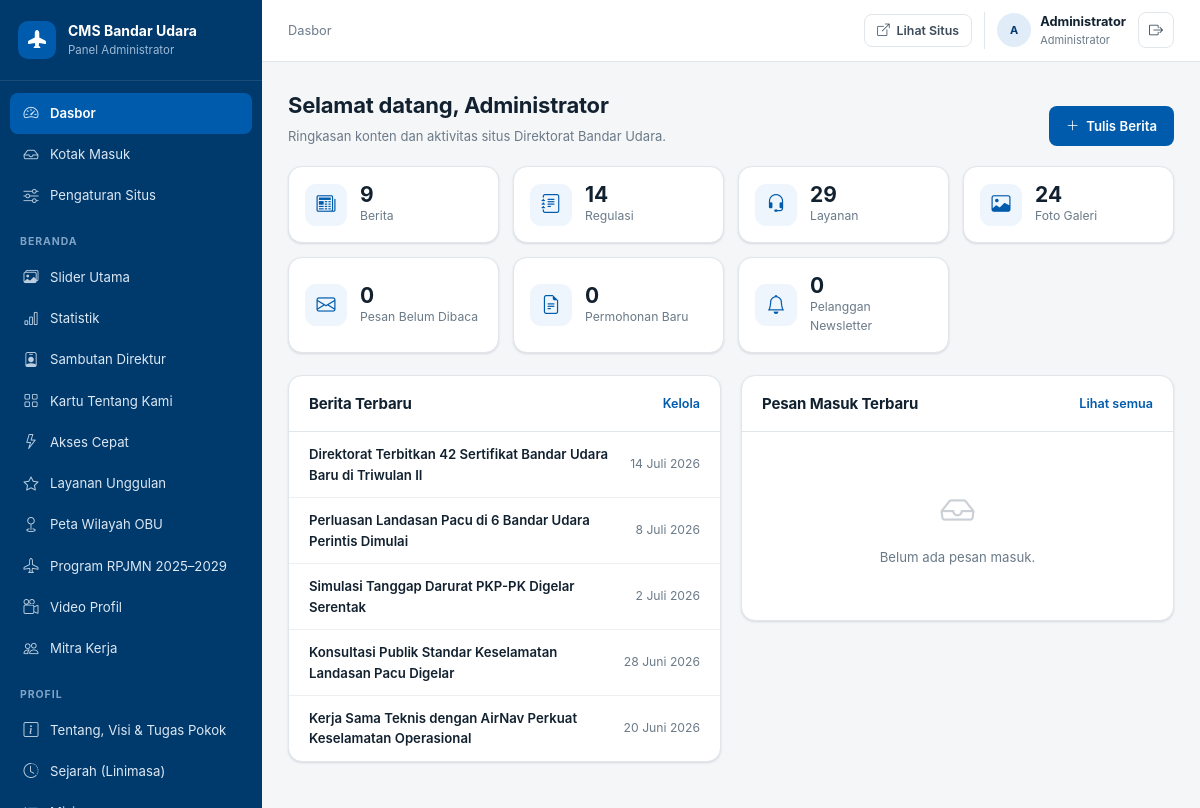
/admin/index.php (signed in), run on the app's committed database.
### tables this page shows
CREATE TABLE `users` (
  `id` INT UNSIGNED AUTO_INCREMENT PRIMARY KEY,
  `name` VARCHAR(120) NOT NULL,
  `username` VARCHAR(60) NOT NULL UNIQUE,
  `email` VARCHAR(160) NOT NULL,
  `password_hash` VARCHAR(255) NOT NULL,
  `role` ENUM('admin','editor') NOT NULL DEFAULT 'editor',
  `is_active` TINYINT(1) NOT NULL DEFAULT 1,
  `last_login_at` DATETIME NULL,
  `created_at` TIMESTAMP DEFAULT CURRENT_TIMESTAMP,
  `updated_at` TIMESTAMP DEFAULT CURRENT_TIMESTAMP ON UPDATE CURRENT_TIMESTAMP
);

CREATE TABLE `news` (
  `id` INT UNSIGNED AUTO_INCREMENT PRIMARY KEY,
  `slug` VARCHAR(200) NOT NULL UNIQUE,
  `title` VARCHAR(255) NOT NULL,
  `category` VARCHAR(40) NOT NULL DEFAULT 'kegiatan',
  `published_at` DATE NOT NULL,
  `excerpt` VARCHAR(500) NULL,
  `content` LONGTEXT NULL,
  `author` VARCHAR(160) NULL,
  `image` VARCHAR(255) NULL,
  `art_class` VARCHAR(20) NOT NULL DEFAULT 'art-1',
  `icon` VARCHAR(80) NULL,
  `tags` VARCHAR(255) NULL,
  `is_featured` TINYINT(1) NOT NULL DEFAULT 0,
  `is_published` TINYINT(1) NOT NULL DEFAULT 1,
  `views` INT UNSIGNED NOT NULL DEFAULT 0,
  `sort` INT NOT NULL DEFAULT 0,
  KEY `idx_news` (`is_published`,`published_at`)
);

### admin/includes/bootstrap.php (called while the page is built, shortened)
<?php
require_once dirname(__DIR__, 2) . '/shared/functions.php';
function admin_url(string $path = ''): string
{
    return ADMIN_URL . '/' . ltrim($path, '/');
}
function site_url(string $path = ''): string
{
    return FRONTEND_URL . '/' . ltrim($path, '/');
}
function current_user(): ?array
{
    static $user = null;
    if ($user === null && !empty($_SESSION['user_id'])) {
        $user = db_one('SELECT * FROM users WHERE id = ? AND is_active = 1', [$_SESSION['user_id']]) ?: false;
    }
    return $user ?: null;
}
function require_login(): array
{
    $user = current_user();
    return $user;
}
function is_active_nav(string $file, string $resource = ''): bool
{
    $current = basename($_SERVER['SCRIPT_NAME']);
    if ($current !== $file) {
        return false;
    }
    return $resource === '' || ($_GET['r'] ?? '') === $resource;
}

### shared/functions.php (called while the page is built, shortened)
<?php
require_once __DIR__ . '/db.php';
function e(?string $value): string
{
    return htmlspecialchars((string) $value, ENT_QUOTES | ENT_SUBSTITUTE, 'UTF-8');
}
function tanggal_id(?string $date, bool $withDay = false): string
{
    $ts = strtotime($date);
    $bulan = [1 => 'Januari', 'Februari', 'Maret', 'April', 'Mei', 'Juni',
              'Juli', 'Agustus', 'September', 'Oktober', 'November', 'Desember'];
    $hari  = ['Minggu', 'Senin', 'Selasa', 'Rabu', 'Kamis', 'Jumat', 'Sabtu'];
    $out   = (int) date('j', $ts) . ' ' . $bulan[(int) date('n', $ts)] . ' ' . date('Y', $ts);
    return $withDay ? $hari[(int) date('w', $ts)] . ', ' . $out : $out;
}

### admin/config/resources.php (called while the page is built, shortened)
<?php
function f_icon(string $label = 'Ikon'): array
{
    return ['label' => $label, 'type' => 'icon', 'hint' => 'Nama ikon Bootstrap Icons, contoh: bi-airplane-fill', 'col' => 'half'];
}
function f_sort(): array
{
    return ['label' => 'Urutan', 'type' => 'number', 'default' => 0, 'col' => 'half', 'hint' => 'Angka kecil tampil lebih dahulu'];
}
function f_active(string $label = 'Tampilkan di situs'): array
{
    return ['label' => $label, 'type' => 'checkbox', 'default' => 1, 'col' => 'half'];
}
function f_visual(string $defaultArt = 'art-1'): array
{
    return [
        'image'     => ['label' => 'Gambar', 'type' => 'image', 'col' => 'full', 'hint' => 'Kosongkan untuk memakai gradien placeholder di bawah'],
        'art_class' => ['label' => 'Warna Placeholder', 'type' => 'select', 'options' => ART_CLASSES, 'default' => $defaultArt, 'col' => 'half'],
        'icon'      => f_icon('Ikon Placeholder'),
    ];
}

### shared/db.php (called while the page is built, shortened)
<?php
function db(): PDO
{
    static $pdo = null;
    if ($pdo instanceof PDO) {
        return $pdo;
    }
    $dsn = sprintf('mysql:host=%s;port=%s;dbname=%s;charset=utf8mb4', DB_HOST, DB_PORT, DB_NAME);
    try {
        $pdo = new PDO($dsn, DB_USER, DB_PASS, [
            PDO::ATTR_ERRMODE            => PDO::ERRMODE_EXCEPTION,
            PDO::ATTR_DEFAULT_FETCH_MODE => PDO::FETCH_ASSOC,
            PDO::ATTR_EMULATE_PREPARES   => false,
        ]);
    } catch (PDOException $e) {
        http_response_code(500);
        $detail = APP_DEBUG ? htmlspecialchars($e->getMessage(), ENT_QUOTES) : '';
        exit(
            '<div style="font-family:system-ui;max-width:640px;margin:80px auto;padding:28px;'
            . 'border:1px solid #E1E6EB;border-radius:12px;">'
            . '<h2 style="margin:0 0 10px;color:#00396B">Koneksi basis data gagal</h2>'
            . '<p style="color:#3B4B5A;line-height:1.6">Pastikan MySQL/MariaDB berjalan dan basis data '
            . '<code>' . DB_NAME . '</code> sudah dibuat. Jalankan <code>database/schema.sql</code> lalu '
            . '<code>database/seed.sql</code>.</p>'
            . ($detail ? '<pre style="background:#F5F6F8;padding:12px;border-radius:8px;overflow:auto">' . $detail . '</pre>' : '')
            . '</div>'
        );
    }
    return $pdo;
}
function db_all(string $sql, array $params = []): array
{
    $stmt = db()->prepare($sql);
    $stmt->execute($params);
    return $stmt->fetchAll();
}
function db_one(string $sql, array $params = []): ?array
{
    $stmt = db()->prepare($sql);
    $stmt->execute($params);
    $row = $stmt->fetch();
    return $row === false ? null : $row;
}
function db_value(string $sql, array $params = [], $default = null)
{
    $stmt = db()->prepare($sql);
    $stmt->execute($params);
    $val = $stmt->fetchColumn();
    return $val === false ? $default : $val;
}

### admin/index.php (the view, shortened to what this page needs)
<?php
require_once __DIR__ . '/includes/bootstrap.php';
require_once __DIR__ . '/includes/layout.php';
$user = require_login();
$counts = [
    ['label' => 'Berita',            'value' => db_value('SELECT COUNT(*) FROM news', [], 0),               'icon' => 'bi-newspaper',    'res' => 'news'],
    ['label' => 'Regulasi',          'value' => db_value('SELECT COUNT(*) FROM regulations', [], 0),        'icon' => 'bi-journal-text', 'res' => 'regulations'],
    ['label' => 'Layanan',           'value' => db_value('SELECT COUNT(*) FROM services', [], 0),           'icon' => 'bi-headset',      'res' => 'services'],
    ['label' => 'Foto Galeri',       'value' => db_value('SELECT COUNT(*) FROM gallery_photos', [], 0),     'icon' => 'bi-image',        'res' => 'gallery_photos'],
];
$unreadMsg   = unread_messages();
$newApps     = new_applications();
$subscribers = (int) db_value('SELECT COUNT(*) FROM newsletter_subscribers WHERE is_active = 1', [], 0);
$latestNews = db_all('SELECT id, title, published_at, is_published FROM news ORDER BY published_at DESC, id DESC LIMIT 5');
$latestMsg  = db_all('SELECT id, name, subject, created_at, is_read FROM contact_messages ORDER BY created_at DESC LIMIT 5');
admin_head('Dasbor');
?>
<div class="page-head">
  <div>
    <h1>Selamat datang, <?= e(explode(' ', $user['name'])[0]) ?></h1>
    <p>Ringkasan konten dan aktivitas situs Direktorat Bandar Udara.</p>
  </div>
  <div class="page-head-actions">
    <a class="btn btn-primary" href="<?= e(admin_url('resource.php?r=news&a=form')) ?>"><i class="bi bi-plus-lg"></i> Tulis Berita</a>
  </div>
</div>
<div class="stat-grid">
  <?php foreach ($counts as $c): ?>
  <a class="stat-card" href="<?= e(admin_url('resource.php?r=' . $c['res'])) ?>">
    <div class="stat-ic"><i class="bi <?= e($c['icon']) ?>"></i></div>
    <div>
      <b><?= (int) $c['value'] ?></b>
      <span><?= e($c['label']) ?></span>
    </div>
  </a>
  <?php endforeach; ?>
  <a class="stat-card <?= $unreadMsg ? 'accent' : '' ?>" href="<?= e(admin_url('inbox.php')) ?>">
    <div class="stat-ic"><i class="bi bi-envelope"></i></div>
    <div><b><?= $unreadMsg ?></b><span>Pesan Belum Dibaca</span></div>
  </a>
  <a class="stat-card <?= $newApps ? 'accent' : '' ?>" href="<?= e(admin_url('inbox.php?tab=permohonan')) ?>">
    <div class="stat-ic"><i class="bi bi-file-earmark-text"></i></div>
    <div><b><?= $newApps ?></b><span>Permohonan Baru</span></div>
  </a>
  <a class="stat-card" href="<?= e(admin_url('inbox.php?tab=langganan')) ?>">
    <div class="stat-ic"><i class="bi bi-bell"></i></div>
    <div><b><?= $subscribers ?></b><span>Pelanggan Newsletter</span></div>
  </a>
</div>
<div class="grid-2">
  <div class="card">
    <div class="card-head">
      <h2>Berita Terbaru</h2>
      <a href="<?= e(admin_url('resource.php?r=news')) ?>">Kelola</a>
    </div>
    <?php if (!$latestNews): ?>
    <div class="empty-state"><i class="bi bi-newspaper"></i><p>Belum ada berita.</p></div>
    <?php else: ?>
    <ul class="list">
      <?php foreach ($latestNews as $n): ?>
      <li>
        <a href="<?= e(admin_url('resource.php?r=news&a=form&id=' . (int) $n['id'])) ?>"><?= e($n['title']) ?></a>
        <span><?= e(tanggal_id($n['published_at'])) ?>
        </span>
      </li>
      <?php endforeach; ?>
    </ul>
    <?php endif; ?>
  </div>
  <div class="card">
    <div class="card-head">
      <h2>Pesan Masuk Terbaru</h2>
      <a href="<?= e(admin_url('inbox.php')) ?>">Lihat semua</a>
    </div>
    <?php if (!$latestMsg): ?>
    <div class="empty-state"><i class="bi bi-inbox"></i><p>Belum ada pesan masuk.</p></div>
    <?php endif; ?>
  </div>
</div>
<?php admin_foot(); ?>

### admin/includes/layout.php (shortened to what this page needs)
<?php
function admin_resources(): array
{
    static $res = null;
    if ($res === null) {
        $res = require dirname(__DIR__) . '/config/resources.php';
    }
    return $res;
}
function admin_menu(): array
{
    $groups = [];
    foreach (admin_resources() as $key => $res) {
        $groups[$res['group']][] = ['key' => $key, 'label' => $res['label'], 'icon' => $res['icon'] ?? 'bi-dot'];
    }
    return $groups;
}
function unread_messages(): int
{
    return (int) db_value('SELECT COUNT(*) FROM contact_messages WHERE is_read = 0', [], 0);
}
function new_applications(): int
{
    return (int) db_value('SELECT COUNT(*) FROM service_applications WHERE status = "baru"', [], 0);
}
function admin_head(string $title, array $crumbs = []): void
{
    $user   = current_user();
    $menu   = admin_menu();
    ?>
<!DOCTYPE html>
<html lang="id">
<head>
<link rel="stylesheet" href="https://cdnjs.cloudflare.com/ajax/libs/bootstrap-icons/1.11.3/font/bootstrap-icons.min.css">
<link rel="stylesheet" href="<?= e(admin_url('assets/admin.css')) ?>">
</head>
<body>
<div class="app">
  <aside class="sidebar" id="sidebar">
    <div class="sidebar-brand">
      <div class="logo"><i class="bi bi-airplane-fill"></i></div>
      <div>
        <b>CMS Bandar Udara</b>
        <span>Panel Administrator</span>
      </div>
    </div>
    <nav class="sidebar-nav">
      <a class="nav-link<?= is_active_nav('index.php') ? ' active' : '' ?>" href="<?= e(admin_url('index.php')) ?>">
        <i class="bi bi-speedometer2"></i> Dasbor
      </a>
      <a class="nav-link<?= is_active_nav('inbox.php') ? ' active' : '' ?>" href="<?= e(admin_url('inbox.php')) ?>">
        <i class="bi bi-inbox"></i> Kotak Masuk
      </a>
      <a class="nav-link<?= is_active_nav('settings.php') ? ' active' : '' ?>" href="<?= e(admin_url('settings.php')) ?>">
        <i class="bi bi-sliders"></i> Pengaturan Situs
      </a>
      <?php foreach ($menu as $group => $items): ?>
      <div class="nav-group"><?= e($group) ?></div>
      <?php foreach ($items as $item): ?>
      <a class="nav-link<?= is_active_nav('resource.php', $item['key']) ? ' active' : '' ?>"
         href="<?= e(admin_url('resource.php?r=' . $item['key'])) ?>">
        <i class="bi <?= e($item['icon']) ?>"></i> <?= e($item['label']) ?>
      </a>
      <?php endforeach; ?>
      <?php endforeach; ?>
    </nav>
  </aside>
  <div class="main">
    <header class="topbar">
      <div class="crumbs">
        <a href="<?= e(admin_url('index.php')) ?>">Dasbor</a>
      </div>
      <div class="topbar-actions">
        <a class="btn btn-ghost btn-sm" href="<?= e(site_url('index.php')) ?>" target="_blank" rel="noopener">
          <i class="bi bi-box-arrow-up-right"></i> Lihat Situs
        </a>
        <div class="user-chip">
          <span class="avatar"><?= e(mb_strtoupper(mb_substr($user['name'], 0, 1))) ?></span>
          <div>
            <b><?= e($user['name']) ?></b>
            <span><?= $user['role'] === 'admin' ? 'Administrator' : 'Editor' ?></span>
          </div>
        </div>
        <a class="icon-btn" href="<?= e(admin_url('logout.php')) ?>" title="Keluar"><i class="bi bi-box-arrow-right"></i></a>
      </div>
    </header>
    <main class="content">
    <?php
}
function admin_foot(): void
{
    ?>
    </main>
  </div>
</div>
</body>
</html>
    <?php
}

### data on the page
users: name "A", name "Administrator"
news: title "Direktorat Terbitkan 42 Sertifikat Bandar Udara Baru di Triwulan II", published_at "14 Juli 2026"
news: title "Perluasan Landasan Pacu di 6 Bandar Udara Perintis Dimulai", published_at "8 Juli 2026"
news: title "Simulasi Tanggap Darurat PKP-PK Digelar Serentak", published_at "2 Juli 2026"
news: title "Konsultasi Publik Standar Keselamatan Landasan Pacu Digelar", published_at "28 Juni 2026"
news: title "Kerja Sama Teknis dengan AirNav Perkuat Keselamatan Operasional", published_at "20 Juni 2026"

### other printed values
$group "BERANDA"
$item['label'] "Slider Utama"
$item['label'] "Statistik"
$item['label'] "Sambutan Direktur"
$item['label'] "Kartu Tentang Kami"
$item['label'] "Akses Cepat"
$item['label'] "Layanan Unggulan"
$item['label'] "Peta Wilayah OBU"
$item['label'] "Program RPJMN 2025–2029"
$item['label'] "Video Profil"
$item['label'] "Mitra Kerja"
$group "PROFIL"
$item['label'] "Tentang, Visi & Tugas Pokok"
$item['label'] "Sejarah (Linimasa)"
$c['value'] "9"
